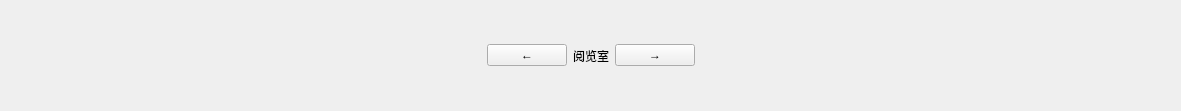
     <widget class="QFrame" name="navigationBar_2">
      <property name="geometry">
       <rect>
        <x>20</x>
        <y>870</y>
        <width>1181</width>
        <height>111</height>
       </rect>
      </property>
      <layout class="QHBoxLayout" name="horizontalLayout_4">
       <property name="sizeConstraint">
        <enum>QLayout::SetDefaultConstraint</enum>
       </property>
       <item>
        <spacer name="horizontalSpacer_7">
         <property name="orientation">
          <enum>Qt::Horizontal</enum>
         </property>
         <property name="sizeHint" stdset="0">
          <size>
           <width>40</width>
           <height>20</height>
          </size>
         </property>
        </spacer>
       </item>
       <item>
        <widget class="QPushButton" name="pushButton_4F_left">
         <property name="text">
          <string>←</string>
         </property>
        </widget>
       </item>
       <item>
        <widget class="QLabel" name="label_4F_roomName">
         <property name="text">
          <string>阅览室</string>
         </property>
        </widget>
       </item>
       <item>
        <widget class="QPushButton" name="pushButton_4F_Right">
         <property name="text">
          <string>→</string>
         </property>
        </widget>
       </item>
       <item>
        <spacer name="horizontalSpacer_8">
         <property name="orientation">
          <enum>Qt::Horizontal</enum>
         </property>
         <property name="sizeHint" stdset="0">
          <size>
           <width>40</width>
           <height>20</height>
          </size>
         </property>
        </spacer>
       </item>
      </layout>
     </widget>
